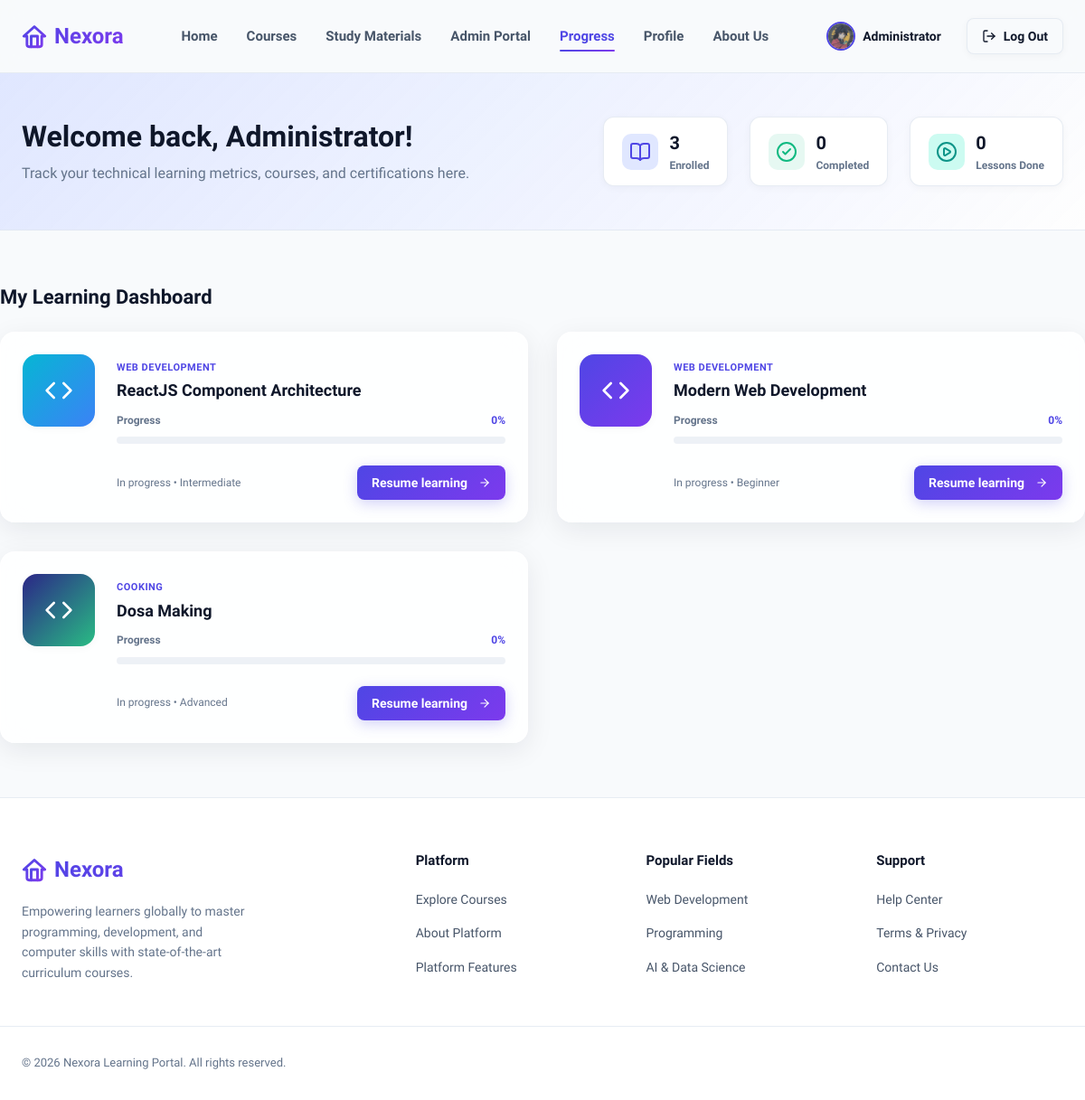
The app's page /dashboard (signed in) with its own data.
### models.py (models this page shows, shortened)
class BaseModel(db.Model):
    __abstract__ = True

class User(BaseModel):
    __tablename__ = 'users'
    id = db.Column(db.Integer, primary_key=True)
    name = db.Column(db.String(100), nullable=False)
    email = db.Column(db.String(120), unique=True, nullable=False, index=True)
    password_hash = db.Column(db.String(255), nullable=False)
    bio = db.Column(db.Text, nullable=True)
    phone = db.Column(db.String(20), nullable=True)
    headline = db.Column(db.String(100), nullable=True)
    avatar_url = db.Column(db.String(255), nullable=True)
    created_at = db.Column(db.DateTime, default=lambda: datetime.now(timezone.utc))
    enrollments = db.relationship('Enrollment', backref='user', lazy=True, cascade="all, delete-orphan")
    progress_records = db.relationship('Progress', backref='user', lazy=True, cascade="all, delete-orphan")

class Enrollment(BaseModel):
    __tablename__ = 'enrollments'
    __table_args__ = (db.UniqueConstraint('user_id', 'course_id', name='uq_user_course_enrollment'),)
    id = db.Column(db.Integer, primary_key=True)
    user_id = db.Column(db.Integer, db.ForeignKey('users.id'), nullable=False)
    course_id = db.Column(db.Integer, db.ForeignKey('courses.id'), nullable=False)
    enrolled_at = db.Column(db.DateTime, default=lambda: datetime.now(timezone.utc))
    completed = db.Column(db.Boolean, default=False)
    completed_at = db.Column(db.DateTime, nullable=True)
    payment_status = db.Column(db.String(20), default='free') # 'free', 'paid'
    payment_amount = db.Column(db.Float, default=0.0)
    transaction_id = db.Column(db.String(100), nullable=True)

class Course(BaseModel):
    __tablename__ = 'courses'
    id = db.Column(db.Integer, primary_key=True)
    title = db.Column(db.String(150), nullable=False)
    slug = db.Column(db.String(150), unique=True, nullable=False, index=True)
    description = db.Column(db.Text, nullable=False)
    category = db.Column(db.String(50), nullable=False, index=True)  # Web Development, Programming, Design, AI & Data
    difficulty = db.Column(db.String(20), nullable=False)  # Beginner, Intermediate, Advanced
    duration = db.Column(db.String(30), nullable=False)    # e.g., "12 hours", "8 hours"
    price = db.Column(db.Float, default=0.0)               # 0.0 means Free, or specific price e.g., 49.99
    thumbnail = db.Column(db.String(255), nullable=True)   # SVG or image URL
    gradient_start = db.Column(db.String(7), default='#4f46e5')  # Indigo
    gradient_end = db.Column(db.String(7), default='#7c3aed')    # Violet
    instructor = db.Column(db.String(100), default='Nexora Academy')
    rating = db.Column(db.Float, default=4.8)
    skills = db.Column(db.Text, nullable=True)
    requirements = db.Column(db.Text, nullable=True)
    created_at = db.Column(db.DateTime, default=lambda: datetime.now(timezone.utc))
    lectures = db.relationship('Lecture', backref='course', lazy=True, order_by='Lecture.order_num', cascade="all, delete-orphan")
    enrollments = db.relationship('Enrollment', backref='course', lazy=True, cascade="all, delete-orphan")
    materials = db.relationship('StudyMaterial', backref='course', lazy=True, cascade="all, delete-orphan")

### app.py (the view)
@app.route('/dashboard')
@login_required
def dashboard():
    enrollments = Enrollment.query.filter_by(user_id=g.user.id).order_by(Enrollment.enrolled_at.desc()).all()
    courses_enrolled = len(enrollments)
    courses_completed = sum(1 for e in enrollments if e.completed)
    progress_map = {}
    total_lectures_completed = 0
    for e in enrollments:
        course = e.course
        total_lectures = len(course.lectures)
        if total_lectures == 0:
            progress_map[e.id] = 0
            continue
        lecture_ids = [l.id for l in course.lectures]
        completed_count = Progress.query.filter(
            Progress.user_id == g.user.id,
            Progress.lecture_id.in_(lecture_ids)
        ).count()
        progress_map[e.id] = int((completed_count / total_lectures) * 100)
        total_lectures_completed += completed_count
    return render_template(
        'dashboard.html',
        enrollments=enrollments,
        courses_enrolled=courses_enrolled,
        courses_completed=courses_completed,
        total_completed_lessons=total_lectures_completed,
        progress_map=progress_map
    )

### app.py (called while the page is built)
@app.before_request
def load_logged_in_user():
    user_id = session.get('user_id')
    if user_id is None:
        g.user = None
    else:
        g.user = db.session.get(User, user_id)
        if g.user is None:
            session.clear()

def login_required(view):
    @wraps(view)
    def wrapped_view(**kwargs):
        if g.user is None:
            flash('Please register or log in to access this feature.', 'warning')
            return redirect(url_for('login', next=request.url))
        return view(**kwargs)
    return wrapped_view

### templates/dashboard.html (shortened to what this page needs)
{% extends "base.html" %}
{% block content %}
<section class="dashboard-hero">
    <div class="container dashboard-hero-content">
        <div class="dashboard-hero-title">
            <h1>Welcome back, {{ g.user.name }}!</h1>
            <p>Track your technical learning metrics, courses, and certifications here.</p>
        </div>
        <div class="dashboard-stats">
            <div class="dashboard-stat-pill">
                <div style="background-color:var(--color-primary-light); color:var(--color-primary); width:40px; height:40px; border-radius:10px; display:flex; align-items:center; justify-content:center;">
                    <i data-lucide="book-open"></i>
                </div>
                <div>
                    <div class="dashboard-stat-val">{{ courses_enrolled }}</div>
                    <div class="dashboard-stat-lbl">Enrolled</div>
                </div>
            </div>
            <div class="dashboard-stat-pill">
                <div style="background-color:rgba(16, 185, 129, 0.1); color:var(--color-success); width:40px; height:40px; border-radius:10px; display:flex; align-items:center; justify-content:center;">
                    <i data-lucide="check-circle2"></i>
                </div>
                <div>
                    <div class="dashboard-stat-val">{{ courses_completed }}</div>
                    <div class="dashboard-stat-lbl">Completed</div>
                </div>
            </div>
            <div class="dashboard-stat-pill">
                <div style="background-color:var(--color-accent-light); color:var(--color-accent); width:40px; height:40px; border-radius:10px; display:flex; align-items:center; justify-content:center;">
                    <i data-lucide="play-circle"></i>
                </div>
                <div>
                    <div class="dashboard-stat-val">{{ total_completed_lessons }}</div>
                    <div class="dashboard-stat-lbl">Lessons Done</div>
                </div>
            </div>
        </div>
    </div>
</section>
<section class="container dashboard-workspace">
    <h2 class="dashboard-section-title">My Learning Dashboard</h2>
    <div class="dashboard-enrollments-grid">
        {% if enrollments %}
            {% for enrollment in enrollments %}
                {% set course = enrollment.course %}
                <div class="glass-card enrollment-card" onclick="window.location.href='{{ url_for('learn_intro', slug=course.slug) }}'" style="cursor:pointer;">
                    <div class="enrollment-visual" style="background: linear-gradient(135deg, {{ course.gradient_start }}, {{ course.gradient_end }})">
                        <i data-lucide="code" style="width:32px;height:32px;"></i>
                    </div>
                    <div class="enrollment-info">
                        <div>
                            <span class="enrollment-cat">{{ course.category }}</span>
                            <h3 class="enrollment-title">{{ course.title }}</h3>
                        </div>
                        <div style="margin-bottom:16px;">
                            <div class="progress-text-wrap">
                                <span>Progress</span>
                                <span class="progress-num">{{ progress_map[enrollment.id] }}%</span>
                            </div>
                            <div class="progress-container">
                            </div>
                        </div>
                        <div class="enrollment-footer">
                            <span style="font-size:12px; color:var(--color-text-muted);">
                                {% if enrollment.completed %}
                                    <span style="color:var(--color-success); font-weight:700; display:inline-flex; align-items:center; gap:4px;">
                                        <i data-lucide="check-circle" style="width:14px;height:14px;"></i> Completed
                                    </span>
                                {% else %}
                                    In progress &bull; {{ course.difficulty }}
                                {% endif %}
                            </span>
                            <a href="{{ url_for('learn_intro', slug=course.slug) }}" class="btn btn-primary btn-sm" onclick="event.stopPropagation();">
                                {% if enrollment.completed %}Watch again{% else %}Resume learning{% endif %}
                                <i data-lucide="arrow-right" style="width:14px;height:14px;margin-left:4px;"></i>
                            </a>
                        </div>
                    </div>
                </div>
            {% endfor %}
        {% endif %}
    </div>
</section>
{% endblock %}

### templates/base.html (shortened to what this page needs)
<!DOCTYPE html>
<html lang="en">
<head>
    <link rel="stylesheet" href="{{ url_for('static', filename='css/style.css') }}">
</head>
<body>
    <header class="app-header">
        <div class="container navbar">
            <a href="{{ url_for('home') }}" class="logo" id="brand-logo">
                <svg xmlns="http://www.w3.org/2000/svg" width="28" height="28" viewBox="0 0 24 24" fill="none" stroke="currentColor" stroke-width="2.5" stroke-linecap="round" stroke-linejoin="round"><path d="m12 3-10 9h3v8a2 2 0 0 0 2 2h10a2 2 0 0 0 2-2v-8h3L12 3z"/><path d="M9 22V12h6v10"/></svg>
                Nexora
            </a>
            <nav>
                <ul class="nav-links">
                    <li><a href="{{ url_for('home') }}" class="nav-link {% if request.path == '/' %}active{% endif %}">Home</a></li>
                    <li><a href="{{ url_for('courses') }}" class="nav-link {% if request.path.startswith('/courses') or request.path.startswith('/course') %}active{% endif %}">Courses</a></li>
                    <li><a href="{{ url_for('materials') }}" class="nav-link {% if request.path.startswith('/materials') %}active{% endif %}">Study Materials</a></li>
                    {% if g.user %}
                        {% if g.user.email == 'admin@nexora.com' %}
                            <li><a href="{{ url_for('admin_dashboard') }}" class="nav-link {% if request.path.startswith('/admin') %}active{% endif %}">Admin Portal</a></li>
                        {% endif %}
                        <li><a href="{{ url_for('dashboard') }}" class="nav-link {% if request.path.startswith('/dashboard') %}active{% endif %}">Progress</a></li>
                        <li><a href="{{ url_for('profile') }}" class="nav-link {% if request.path.startswith('/profile') %}active{% endif %}">Profile</a></li>
                    {% endif %}
                    <li><a href="{{ url_for('about') }}" class="nav-link {% if request.path == '/about' %}active{% endif %}">About Us</a></li>
                </ul>
            </nav>
            <div class="nav-actions">
                {% if g.user %}
                    <a href="{{ url_for('profile') }}" class="user-pill" style="display:inline-flex; align-items:center; gap:8px; text-decoration:none; color:var(--color-text-title); font-weight:600; font-size:14px; margin-right:12px;">
                        <img src="{{ g.user.avatar_url or 'https://ui-avatars.com/api/?name=' + g.user.name + '&background=4f46e5&color=fff' }}" alt="{{ g.user.name }}" style="width:32px; height:32px; border-radius:50%; object-fit:cover; border:2px solid var(--color-primary);">
                        <span>{{ g.user.name.split(' ')[0] }}</span>
                    </a>
                    <a href="{{ url_for('logout') }}" class="btn btn-secondary btn-sm" id="nav-logout-btn"><i data-lucide="log-out" style="width:16px; height:16px;"></i> Log Out</a>
                {% else %}
                    <a href="{{ url_for('login') }}" class="btn btn-text btn-sm" id="nav-signin-btn">Sign In</a>
                    <a href="{{ url_for('register') }}" class="btn btn-primary btn-sm" id="nav-signup-btn">Sign Up</a>
                {% endif %}
            </div>
        </div>
    </header>
    <main style="flex-grow:1;">
        {% block content %}{% endblock %}
    </main>
    <footer class="app-footer">
        <div class="container footer-grid">
            <div class="footer-brand">
                <a href="{{ url_for('home') }}" class="logo">
                    <svg xmlns="http://www.w3.org/2000/svg" width="28" height="28" viewBox="0 0 24 24" fill="none" stroke="currentColor" stroke-width="2.5" stroke-linecap="round" stroke-linejoin="round"><path d="m12 3-10 9h3v8a2 2 0 0 0 2 2h10a2 2 0 0 0 2-2v-8h3L12 3z"/><path d="M9 22V12h6v10"/></svg>
                    Nexora
                </a>
                <p>Empowering learners globally to master programming, development, and computer skills with state-of-the-art curriculum courses.</p>
            </div>
            <div class="footer-links-col">
                <h4>Platform</h4>
                <ul>
                    <li><a href="{{ url_for('courses') }}">Explore Courses</a></li>
                    <li><a href="{{ url_for('about') }}">About Platform</a></li>
                    <li><a href="{{ url_for('home') }}#features">Platform Features</a></li>
                </ul>
            </div>
            <div class="footer-links-col">
                <h4>Popular Fields</h4>
                <ul>
                    <li><a href="{{ url_for('courses', category='Web Development') }}">Web Development</a></li>
                    <li><a href="{{ url_for('courses', category='Programming') }}">Programming</a></li>
                    <li><a href="{{ url_for('courses', category='AI & Data') }}">AI & Data Science</a></li>
                </ul>
            </div>
            <div class="footer-links-col">
                <h4>Support</h4>
                <ul>
                    <li><a href="#">Help Center</a></li>
                    <li><a href="#">Terms & Privacy</a></li>
                    <li><a href="#">Contact Us</a></li>
                </ul>
            </div>
        </div>
        <div class="container footer-bottom">
            <p>&copy; 2026 Nexora Learning Portal. All rights reserved.</p>
        </div>
    </footer>
</body>
</html>

### records on screen
User: user (picture), user.name "Administrator"
Enrollment: completed "0", shows "Resume learning"
Course: category "WEB DEVELOPMENT", title "ReactJS Component Architecture", difficulty "Intermediate"
Enrollment: completed "0", shows "Resume learning"
Course: category "WEB DEVELOPMENT", title "Modern Web Development", difficulty "Beginner"
Enrollment: completed "0", shows "Resume learning"
Course: category "COOKING", title "Dosa Making", difficulty "Advanced"

### other values on screen
{{ courses_enrolled }} "3"
{{ courses_completed }} "0"
{{ total_completed_lessons }} "0"
